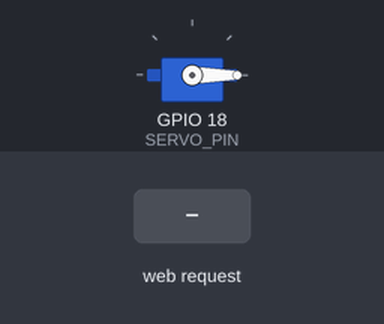
Bench run of a sketch on a simulated ESP32. On the bench: servo. The test bench sets the inputs (shaded band). WiFi joins after 1.5 s; servers stay silent unless stated; what the sketch prints to the serial monitor is not drawn.

Above: at 2.7 s.
2.8 s: HTTP request GET /start received
At 3.05 s:
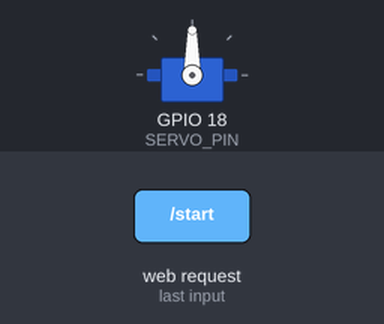
5.8 s: HTTP request GET /start?degree=120 received
8.8 s: HTTP request GET /stop received
At 9.6 s:
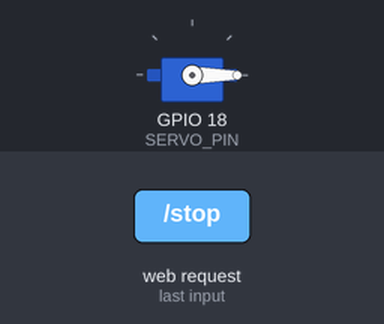
10.3 s: HTTP request GET /start?delay=1 received
At 10.45 s:
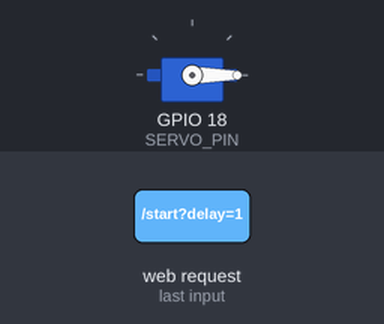
Timing chart, 0 to 14.3 s (numbered marks = the images above; inputs shaded):
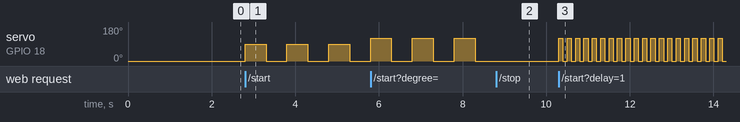

The sketch:

DHT11_Servo.ino
```cpp
#include <WiFi.h>
#include <WebServer.h>
#include <ESP32Servo.h>
#include <DHT.h>

// 1. CẤU HÌNH
const char* ssid     = "Thasi";
const char* password = "123456789";

//  DHT11 & Servo
#define DHT_PIN 21
#define DHT_TYPE DHT11
DHT dht(DHT_PIN, DHT_TYPE);

const int SERVO_PIN = 18;

Servo myServo;
WebServer server(80);

// 2. BIẾN TRẠNG THÁI HỆ THỐNG
bool motorRunning   = false;
int  degreeInput    = 90;     // Góc quay mặc định
int  delayInput     = 500;    // Thời gian chờ (ms) mặc định

// Biến phục vụ cho hàm millis() (Non-blocking)
unsigned long previousMillis = 0;
bool isAtMaxAngle = false;

// 3. GIAO DIỆN WEB
const char index_html[] PROGMEM = R"rawliteral(
<!DOCTYPE html>
<html>
<head>
  <meta charset='UTF-8'>
  <title>ESP32 Servo Control</title>
  <style> body { font-family: Arial; padding: 20px; } </style>
</head>
<body>
  <h2>ESP32 - CẢM BIẾN DHT11 & SERVO</h2>
  <hr>
  <p><b>Nhiệt độ:</b> <span id='tempValue'>Đang cập nhật...</span> &deg;C</p>
  <p><b>Độ ẩm:</b> <span id='humValue'>Đang cập nhật...</span> %</p>
  <p><b>Trạng thái Servo:</b> <span id='motorState'>Đã dừng</span></p>
  <hr>
  <form action='/start' method='GET'>
    <label>Góc quay (Độ):</label><br>
    <input type='number' name='degree' min='1' max='180' value='%DEGREE%'><br><br>

    <label>Thời gian trễ (ms):</label><br>
    <input type='number' name='delay' min='100' max='5000' value='%DELAY%'><br><br>

    <input type='submit' value='BẮT ĐẦU QUÉT'>
    <button type='button' onclick="location.href='/stop'">DỪNG SERVO</button>
  </form>

  <script>
    // DHT11 phản hồi chậm, bắt buộc phải giãn thời gian cập nhật lên 2000ms
    setInterval(() => {
      fetch('/status')
        .then(res => res.json())
        .then(data => {
          document.getElementById('tempValue').innerText = data.temp;
          document.getElementById('humValue').innerText = data.hum;
          document.getElementById('motorState').innerText = data.motor;
        });
    }, 2000);
  </script>
</body>
</html>
)rawliteral";

// 4. CÁC HÀM XỬ LÝ

// Trả về JSON trạng thái
void handleStatus() {
  // Đọc nhiệt độ và độ ẩm từ DHT11
  float t = dht.readTemperature();
  float h = dht.readHumidity();

  // Kiểm tra lỗi nếu cảm biến lỏng dây hoặc đọc quá nhanh
  String tempStr = isnan(t) ? "Lỗi" : String(t, 1);
  String humStr  = isnan(h) ? "Lỗi" : String(h, 1);

  String state = motorRunning ? "Đang quét liên tục (0 - " + String(degreeInput) + " độ)" : "Đã dừng (Về 0 độ)";

  // Gửi giá trị qua JSON
  String json = "{\"temp\":\"" + tempStr + "\", \"hum\":\"" + humStr + "\", \"motor\":\"" + state + "\"}";
  server.send(200, "application/json", json);
}

// Xử lý khi nhấn nút BẮT ĐẦU
void handleStart() {
  if (server.hasArg("degree")) degreeInput = server.arg("degree").toInt();
  if (server.hasArg("delay"))  delayInput  = server.arg("delay").toInt();

  // Giới hạn giá trị an toàn
  degreeInput = constrain(degreeInput, 1, 180);
  delayInput  = constrain(delayInput, 100, 5000);

  motorRunning = true;
  previousMillis = millis(); // Đặt lại bộ đếm thời gian
  isAtMaxAngle = false;
  myServo.write(degreeInput); // Cho Servo chạy ngay vòng đầu tiên
  isAtMaxAngle = true;

  server.sendHeader("Location", "/");
  server.send(303);
}

// Xử lý khi nhấn nút DỪNG
void handleStop() {
  motorRunning = false;
  myServo.write(0); // Trả Servo về vị trí 0 độ khi dừng
  server.sendHeader("Location", "/");
  server.send(303);
}

// Hàm gửi trang Web giao diện
void handleRoot() {
  String html = String(index_html);

  html.replace("%DEGREE%", String(degreeInput));
  html.replace("%DELAY%", String(delayInput));

  server.send(200, "text/html", html);
}

// 5. SETUP & LOOP
void setup() {
  Serial.begin(9600);

  // Khởi tạo cảm biến DHT11
  dht.begin();

  // Cấu hình Servo
  ESP32PWM::allocateTimer(0);
  myServo.setPeriodHertz(50);
  myServo.attach(SERVO_PIN, 500, 2400);
  myServo.write(0); // Mặc định ở 0 độ

  // Kết nối WiFi
  WiFi.mode(WIFI_STA);
  WiFi.begin(ssid, password);
  Serial.print("Dang ket noi WiFi");
  while (WiFi.status() != WL_CONNECTED) { delay(500); Serial.print("."); }
  Serial.println("\nIP Web Server: " + WiFi.localIP().toString());

  // Định tuyến Web
  server.on("/", handleRoot);
  server.on("/status", handleStatus);
  server.on("/start", handleStart);
  server.on("/stop", handleStop);
  server.begin();
}

void loop() {
  server.handleClient();

  if (motorRunning) {
    unsigned long currentMillis = millis();

    // Kiểm tra xem đã trôi qua đủ thời gian delayInput chưa
    if (currentMillis - previousMillis >= delayInput) {
      previousMillis = currentMillis; // Cập nhật lại mốc thời gian

      if (isAtMaxAngle) {
        myServo.write(0);
        isAtMaxAngle = false;
      } else {
        myServo.write(degreeInput);
        isAtMaxAngle = true;
      }
    }
  }
}
```

Measured:
- after the input at 2.8 s, servo on GPIO 18 (SERVO_PIN): alternates 90° for 0.50 s and 0° for 0.50 s, starting at once
- after the input at 8.8 s, servo on GPIO 18 (SERVO_PIN): stays 0° (without the input it goes to 120° after 0.00 s)
- after the input at 10.3 s, servo on GPIO 18 (SERVO_PIN): alternates 120° for 0.10 s and 0° for 0.10 s, starting at once
